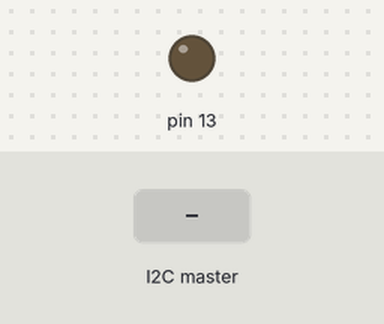
Simulated run of this sketch. Board: Arduino Uno, built with avr-gcc and run on an emulated ATmega328P. Parts: output pins drawn as LEDs (lit = HIGH). Inputs (shaded band) come from the test bench.

Above: at 1.2 s.
1.3 s: the I2C master sends the byte 1
At 2.3 s:
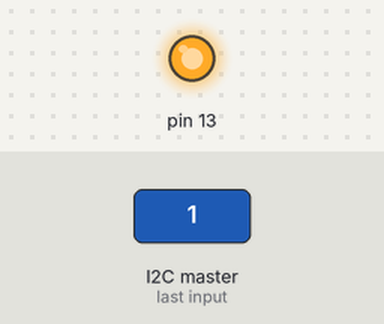
2.8 s: the I2C master sends the byte 2
At 3.5 s:
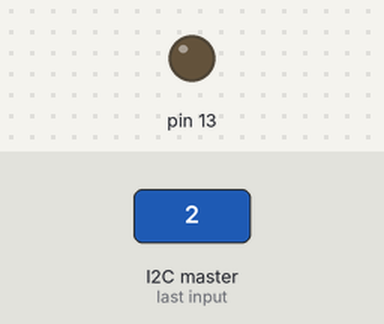
Timing chart, 0 to 5.8 s (numbered marks = the images above; inputs shaded):
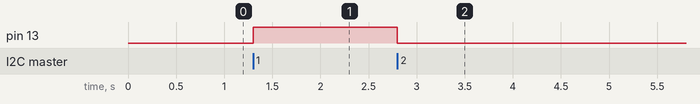

The sketch:

ADCtoRPi.ino
```cpp
#include <Wire.h>
#define SLAVE_ADDRESS 0x04
int option = 0;
int state = 0;

void setup() {
  pinMode(13, OUTPUT);
  Wire.begin(SLAVE_ADDRESS);
  Wire.onReceive(receiveData);
  Wire.onRequest(sendData);
}

void loop() {
  delay(100);
}

void receiveData(int byteCount){
  while(Wire.available()) {
    option = Wire.read();
    switch (option){
      case 1:
        digitalWrite(13, HIGH);
      break;
      case 2:
        digitalWrite(13, LOW);
      break;
      case 3:
        sendData();
      break;
    }
  }
}

void sendData (){
  Wire.write(analogRead(A0));
}
```

Measured:
- after the input at 1.3 s, pin 13: LOW → HIGH at once
- after the input at 2.8 s, pin 13: HIGH → LOW at once
